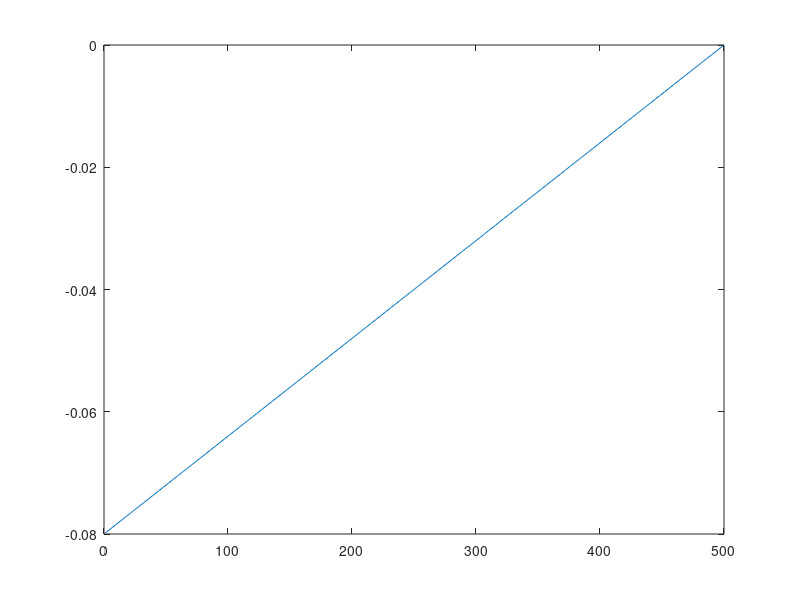

This figure's MATLAB source: (Note: this script raises an error after producing the figure.)
close all
clc
clear
% vdes=25;
% N=300;
clear;
dt_init=.24;
N=500;
L=2203;
% u_init=0*ones(N,1);
f=1;
% u_init(1:40)=2.5;
for i=1:500
u_init(i,1)=-0.08*(1-i/500);
end
plot(1:500,u_init);

options=optimoptions('fmincon','Display','iter','Algorithm','sqp','maxiterations',1000,'MaxFunctionEvaluations',100000,'OptimalityTolerance',0.0000001);
u_opt=fmincon(@objff,[u_init;dt_init],[],[],[],[],[],[],@nonlinconst,options);

%%

% dt=u_opt(end);
dt=u_opt(end);
u=u_opt(1:N);
x0=[21.5791;0];
xopt=zeros(2,N);

rho=0.9549;
rhot=rho*2.78/2203;
rhou=(1-rho)/(22.22-2.78)/2.5;
Jt=rhot*(N*dt+signalcheck(N,dt));
Ju=rhou*dt*sumsqr(u);
J=Jt+Ju;

for i=1:N
    if i==1
    xopt(1,1)=x0(1)+dt*(u_opt(1));%/1000-0.0981-1.2*x0(1)*x0(1)/1000);
    xopt(2,1)=x0(2)+dt*x0(1);
    else
    xopt(1,i)=xopt(1,i-1)+dt*(u_opt(i));%/1000-0.0981-0.0012*xopt(1,i-1)*xopt(1,i-1));
    xopt(2,i)=xopt(2,i-1)+dt*xopt(1,i-1);
    end
end



%% Plotting the results
time=dt:dt:N*dt;
subplot(2,1,1)
% figure
stairs(time,u_opt(1:N))
title('control sequence')
 ylabel('Optimal acceleration,m/sec^2')
 xlabel('Time(T),sec')
% figure
subplot(2,1,2)
plot(time,xopt(1,1:N))
title('Velocity of car')
 ylabel('Velocity,m/sec')
 xlabel('Time(T),sec')
 figure
% plot(time,xopt(2,1:N),'g');
% title('Distance travelled by car')
% hold on

%% Traffic signal
t0=dt;
t=time;
x=xopt;
if f==1
    k=60;
    D=30;
    tg(1)=t0;
    tr(1)=t0+D;
    for i=2:10
        tg(i)=tg(i-1)+k;
        tr(i)=tr(i-1)+k;
    end
%     xlim([0 70])
    ylim([0 L])
%     yticks(0:25:L)
    for i=1:3
        taxis_G(i,:)=[tg(i):1:tr(i)];
         taxis_R(i,:)=[tr(i):1:tg(i+1)];
    end
    y1=L*ones(size(taxis_G));
    y2=0*ones(size(taxis_R));
    n=2;   %%%%%% no of traffic cycles to plot
    for i=1:n
           plot(taxis_G(i,:),y1,'g','LineWidth',2)
           hold on 
           vert1=taxis_G(i,end);
           xline(vert1,'--r');
            plot(taxis_R(i,:),y2,'r','LineWidth',2)
            vert2=taxis_R(i,end);
           xline(vert2,'--g');
         hold on
    end
    hold on
plot(time,xopt(2,1:N));
% xlim([0 70])
    ylim([0 L])
%     yticks(0:25:L)
% title('Distance travelled by car')
    ylabel('Travelled distance ,m')
    xlabel('Time(T),sec')
    title('Distance vs Time')
hold on
end

if f==0
    k=60;
    D=20;
    tr(1)=t0;
    tg(1)=t0+D;
    for i=2:10
        tr(i)=tr(i-1)+k;
        tg(i)=tg(i-1)+k;
    %     timevector_g(:,:,i-1)=[tg(i-1):tr(i-1)];
    %     timevector_r(:,:,i-1)=[tr(i-1):tg(i)];
    end
    % y=150*ones(size(timevector_g));
    % plot(timevector_g(1,:,1:3),y,'--g')
%     xlim([0 70])
    ylim([0 L])
    yticks(0:25:L)
    for i=1:3
        taxis_R(i,:)=tr(i):1:tg(i);
         taxis_G(i,:)=tg(i):1:tr(i+1);
    end
    y1=0*ones(size(taxis_R));
    y2=L*ones(size(taxis_G));
    n=1;   %%%%%% no of traffic cycles to plot
    for i=1:n
           plot(taxis_R(i,:),y1,'r','LineWidth',2)
           hold on 
           vert2=taxis_R(i,end);
           xline(vert2,'--g');
         plot(taxis_G(i,:),y2,'g','LineWidth',2)
         hold on
         vert1=taxis_G(i,end);
           xline(vert1,'--r');
    end
    hold on
    plot(time,xopt(2,1:N));
    ylim([0 L])
    yticks(0:25:L)
% title('Distance travelled by car')
    ylabel('Travelled distance ,m')
    xlabel('Time(T),sec')
    title('Distance vs Time')
hold on
%     plot(t,x)
%     ylabel('Travelled distance ,m')
%     xlabel('Time(T)')
%     title('Distance vs Time')
end

%%



function J=objff(dec_vars)
dt=dec_vars(end);
% dt=0.2;
N=500;
u=dec_vars(1:N);
x_init=[21.5791;0];
x=zeros(2,N);
for i=1:N
    if i==1
    x(1,1)=x_init(1)+dt*(u(i));%/1000-0.0981-1.2*x_init(1)*x_init(1)/1000);
    x(2,1)=x_init(2)+x_init(1)*dt;
    else
    x(1,i)=x(1,i-1)+dt*(u(i));%/1000-0.0981-0.0012*x(1,i-1)*x(1,i-1));
    x(2,i)=x(2,i-1)+dt*x(1,i-1);
    end
end
rho=0.9549;
rhot=rho*2.78/2203;
rhou=(1-rho)/(22.22-2.78)/2.5;
% rhot=14.3322;
% rhou=1;
Jt=rhot*(N*dt+signalcheck(N,dt));
Ju=rhou*dt*sumsqr(u);
J=100*(Jt+Ju);


end

%non lin constraints
function [g,h]=nonlinconst(dec_vars)
dt=dec_vars(end);
% dt=0.2;
N=length(dec_vars)-1;
u=dec_vars(1:end);
x0=[21.5791;0];

x=zeros(1,N);
for i=1:N
    if i==1
    x(1,i)=x0(1)+dt*(u(1));%/1000-0.0981-0.0012*x0(1)*x0(1));
    x(2,i)=x0(2)+x0(1)*dt;
    else
    x(1,i)=x(1,i-1)+dt*(u(i));%/1000-0.0981-0.0012*x(1,i-1)*x(1,i-1));
    x(2,i)=x(2,i-1)+x(1,i-1)*dt;
    end
end
% g(1)=1600-x(2,300);
% g(2)=25-x(1,300);
% g=zeros(1,600);
g=zeros(3*N+1,1);
g(1)=-dt;
 for i=1:N
      g(i+1)=x(1,i)-22.22;
      g(1+i+2*N)=-u(i)-2.9;
       g(1+N+i)=u(i)-2.5;
 end
% g(3*N+2)=-dt*N+120;
% g(3*N+3)=dt*N-90;
h=x(2,N)-2203;
check=signaltrigger(N,dt);
if check==1
g(3*N+2)=x(1,N)-0.01;
g(3*N+3)=-x(1,N)-0.01;
else
g(3*N+2)=x(1,N)-22.22;
g(3*N+3)=-x(1,N);
end
end

function signal=signalcheck(N,dt)
time=dt*N;
if (time>30 && time<60)  
       signal=60-time;
%    signal=1000;
elseif (time>90 && time<120)
     signal=120-time;
%    signal=1000;
else
    signal=0;
end
end

function trigger=signaltrigger(N,dt)
time=dt*N;
if (time>30 && time<60) 
    trigger=1;
elseif (time>90 && time<120)
    trigger=1;
else
    trigger=0;
end
end